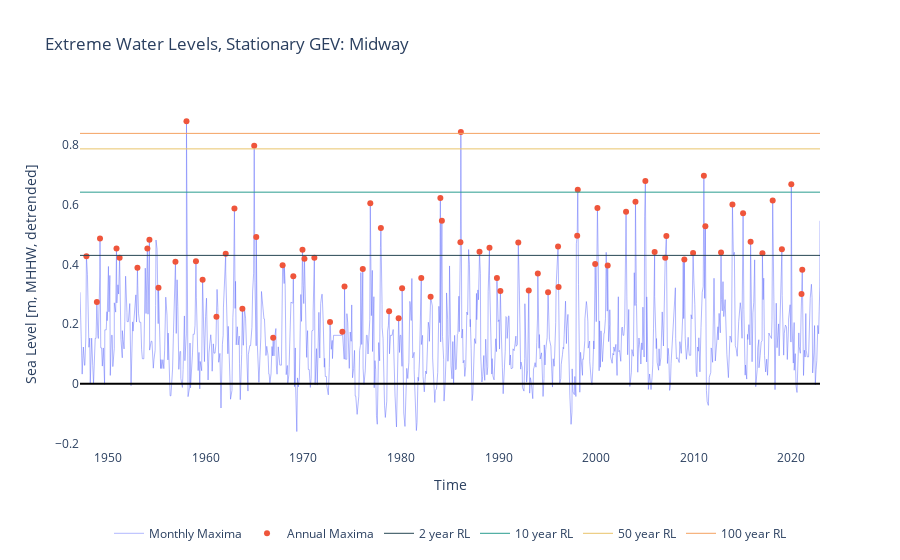

Here is the notebook cell this chart was saved with:
### Markdown cell above
One takeaway here: Removing the trend shows that we've had some significant events in the past (including the large pulse in the 1970s) that do not show up in our rankings.

### Code cell
import plotly.graph_objects as go


fig = go.Figure()

# Add monthly maxima as a line
fig.add_trace(go.Scatter(x=monthly_max.index, y=monthly_max, mode='lines', name='Monthly Maxima', line=dict(width=0.5)))

# Add annual maxima as scatter points
fig.add_trace(go.Scatter(x=annual_max.index, y=annual_max, mode='markers', name='Annual Maxima'))


colors = ['#264653',  # dark cyan
          '#2a9d8f',  # teal
          '#e9c46a',  # sandy yellow
          '#f4a261']  # sandy orange


# Add return levels as labeled lines
for i, period in enumerate(return_periods):
    fig.add_trace(go.Scatter(x=[monthly_max.index.min(), monthly_max.index.max()],
                             y=[summary.loc[period, 'Water Level (m, MHHW)']] * 2,
                             mode='lines',
                             line=dict(color=colors[i], width=1),
                             name=f'{period} year RL'))
    
# Add a bold black line at 0 for MHHW
fig.add_hline(y=0, line=dict(color='black', width=2))

# Set titles and labels
fig.update_layout(title=f'Extreme Water Levels, Stationary GEV: {station_name}',
                  xaxis_title='Time',
                  yaxis_title='Sea Level [m, MHHW, detrended]',
                  legend=dict(x=0.5, xanchor='center', y=-0.2, orientation='h', bgcolor='rgba(255,255,255,0.8)'),
                  plot_bgcolor='white',  # Set plot background to white
                  paper_bgcolor='white')  # Set overall background to white

# Set x-axis limits if needed
fig.update_xaxes(range=[monthly_max.index.min(), monthly_max.index.max()])

# Show the figure
fig.show()

# save the figure
figname = 'SL_extremes_monthly_annual_maxima_' + station_name + '.html'

fig.write_html(output_dir / figname)

### Figure 1 — Plotly figure (JSON) as saved in the notebook; plotly's stock layout.template omitted (floating-point values rounded to 4 significant figures; data arrays with more than 128 entries replaced by an {"elided": "..."} marker saying what was removed)
{"data": [{"line": {"width": 0.5}, "mode": "lines", "name": "Monthly Maxima", "type": "scatter", "x": {"elided": "924 str values"}, "y": {"elided": "924 float values"}}, {"mode": "markers", "name": "Annual Maxima", "type": "scatter", "x": ["1947-10-13T15:00:00", "1948-11-07T19:59:59.971200", "1949-03-05T07:00:00.028800", "1950-11-11T16:59:59.971200", "1951-03-08T16:00:00.028800", "1953-01-03T16:59:59.971200", "1954-01-10T19:00:00.028800", "1954-03-28T04:59:59.971200", "1955-03-02T10:00:00.028800", "1956-11-26T09:00:00", "1958-01-12T10:00:00.028800", "1959-01-02T07:59:59.971200", "1959-09-07T19:00:00.028800", "1961-02-06T18:00:00", "1962-01-19T15:00:00", "1962-12-12T01:59:59.971200", "1963-10-05T18:00:00", "1964-12-21T03:00:00", "1965-03-07T18:00:00", "1966-11-30T16:59:59.971200", "1967-11-18T16:00:00.028800", "1968-12-23T18:00:00", "1969-12-01T07:00:00.028800", "1970-02-13T09:00:00", "1971-02-18T09:00:00", "1972-09-26T18:00:00", "1974-01-01T19:00:00.028800", "1974-03-23T01:59:59.971200", "1976-02-04T19:00:00.028800", "1976-11-11T16:00:00.028800", "1977-12-12T18:00:00", "1978-10-17T03:00:00", "1979-10-08T18:00:00", "1980-02-15T16:00:00.028800", "1982-02-01T09:00:00", "1983-01-16T18:00:00", "1984-01-16T15:00:00", "1984-03-13T13:59:59.971200", "1986-02-04T10:00:00.028800", "1986-02-21T22:00:00.028800", "1988-01-20T16:59:59.971200", "1989-01-27T19:00:00.028800", "1989-11-01T16:59:59.971200", "1990-03-11T16:59:59.971200", "1992-01-10T04:59:59.971200", "1993-02-04T13:59:59.971200", "1994-01-10T16:00:00.028800", "1995-01-28T13:00:00.028800", "1996-02-05T16:59:59.971200", "1996-02-26T10:00:00.028800", "1998-01-22T16:59:59.971200", "1998-02-12T19:00:00.028800", "1999-11-26T18:00:00", "2000-02-18T15:00:00", "2001-03-08T13:59:59.971200", "2003-01-24T07:59:59.971200", "2004-01-11T19:00:00.028800", "2005-01-16T07:00:00.028800", "2005-12-29T16:00:00.028800", "2007-01-29T10:00:00.028800", "2007-03-12T16:59:59.971200", "2009-01-13T16:00:00.028800", "2009-12-06T18:00:00", "2011-01-14T19:59:59.971200", "2011-03-11T10:59:59.971200", "2012-10-17T18:00:00", "2013-12-18T19:59:59.971200", "2015-01-20T15:00:00", "2015-10-28T16:59:59.971200", "2017-01-12T15:00:00", "2018-02-01T18:00:00", "2019-01-11T18:00:00", "2019-12-29T19:00:00.028800", "2021-01-15T16:59:59.971200", "2021-02-12T16:00:00.028800"], "y": [0.4279, 0.2743, 0.4868, 0.4532, 0.4227, 0.389, 0.4534, 0.4831, 0.3217, 0.409, 0.8803, 0.4108, 0.3488, 0.2246, 0.4362, 0.5878, 0.2516, 0.7977, 0.4924, 0.1548, 0.3973, 0.3606, 0.4492, 0.4189, 0.4224, 0.2069, 0.175, 0.3266, 0.3848, 0.6056, 0.522, 0.2437, 0.2202, 0.3207, 0.3547, 0.2922, 0.6227, 0.5464, 0.4746, 0.8445, 0.4426, 0.456, 0.3549, 0.3113, 0.4735, 0.3129, 0.3695, 0.3069, 0.4603, 0.3242, 0.4963, 0.6502, 0.4015, 0.5892, 0.3966, 0.5767, 0.6102, 0.6797, 0.4422, 0.4226, 0.4954, 0.4166, 0.4383, 0.6976, 0.5283, 0.4399, 0.6011, 0.5714, 0.4763, 0.4374, 0.6148, 0.4514, 0.6689, 0.3013, 0.3822]}, {"line": {"color": "#264653", "width": 1}, "mode": "lines", "name": "2 year RL", "type": "scatter", "x": ["1947-02-15T12:00:00", "2022-12-07T16:00:00.028800"], "y": [0.4305, 0.4305]}, {"line": {"color": "#2a9d8f", "width": 1}, "mode": "lines", "name": "10 year RL", "type": "scatter", "x": ["1947-02-15T12:00:00", "2022-12-07T16:00:00.028800"], "y": [0.6425, 0.6425]}, {"line": {"color": "#e9c46a", "width": 1}, "mode": "lines", "name": "50 year RL", "type": "scatter", "x": ["1947-02-15T12:00:00", "2022-12-07T16:00:00.028800"], "y": [0.7875, 0.7875]}, {"line": {"color": "#f4a261", "width": 1}, "mode": "lines", "name": "100 year RL", "type": "scatter", "x": ["1947-02-15T12:00:00", "2022-12-07T16:00:00.028800"], "y": [0.8395, 0.8395]}], "layout": {"legend": {"bgcolor": "rgba(255,255,255,0.8)", "orientation": "h", "x": 0.5, "xanchor": "center", "y": -0.2}, "paper_bgcolor": "white", "plot_bgcolor": "white", "shapes": [{"line": {"color": "black", "width": 2}, "type": "line", "x0": 0, "x1": 1, "xref": "x domain", "y0": 0, "y1": 0, "yref": "y"}], "title": {"text": "Extreme Water Levels, Stationary GEV: Midway"}, "xaxis": {"range": ["1947-02-15T12:00:00", "2022-12-07T16:00:00.028800"], "title": {"text": "Time"}}, "yaxis": {"title": {"text": "Sea Level [m, MHHW, detrended]"}}}}
